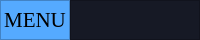
     <widget class="QFrame" name="Top_Bar">
      <property name="minimumSize">
       <size>
        <width>0</width>
        <height>0</height>
       </size>
      </property>
      <property name="maximumSize">
       <size>
        <width>16777215</width>
        <height>40</height>
       </size>
      </property>
      <property name="styleSheet">
       <string notr="true">background-color: rgb(35, 35, 35);</string>
      </property>
      <property name="frameShape">
       <enum>QFrame::NoFrame</enum>
      </property>
      <property name="frameShadow">
       <enum>QFrame::Raised</enum>
      </property>
      <layout class="QHBoxLayout" name="horizontalLayout">
       <property name="spacing">
        <number>0</number>
       </property>
       <property name="leftMargin">
        <number>0</number>
       </property>
       <property name="topMargin">
        <number>0</number>
       </property>
       <property name="rightMargin">
        <number>0</number>
       </property>
       <property name="bottomMargin">
        <number>0</number>
       </property>
       <item>
        <widget class="QFrame" name="frameToogle">
         <property name="minimumSize">
          <size>
           <width>70</width>
           <height>40</height>
          </size>
         </property>
         <property name="maximumSize">
          <size>
           <width>70</width>
           <height>40</height>
          </size>
         </property>
         <property name="styleSheet">
          <string notr="true">background-color: rgb(85, 170, 255);</string>
         </property>
         <property name="frameShape">
          <enum>QFrame::StyledPanel</enum>
         </property>
         <property name="frameShadow">
          <enum>QFrame::Raised</enum>
         </property>
         <layout class="QVBoxLayout" name="verticalLayout_2">
          <property name="spacing">
           <number>0</number>
          </property>
          <property name="leftMargin">
           <number>0</number>
          </property>
          <property name="topMargin">
           <number>0</number>
          </property>
          <property name="rightMargin">
           <number>0</number>
          </property>
          <property name="bottomMargin">
           <number>0</number>
          </property>
          <item>
           <widget class="QLabel" name="label_2">
            <property name="font">
             <font>
              <family>Times New Roman</family>
              <pointsize>16</pointsize>
              <weight>50</weight>
              <bold>false</bold>
             </font>
            </property>
            <property name="text">
             <string>MENU</string>
            </property>
            <property name="alignment">
             <set>Qt::AlignCenter</set>
            </property>
           </widget>
          </item>
         </layout>
        </widget>
       </item>
       <item>
        <widget class="QFrame" name="frame_top">
         <property name="styleSheet">
          <string notr="true">background-color: rgb(22, 25, 37)/* rgb(144, 12, 63)*/</string>
         </property>
         <property name="frameShape">
          <enum>QFrame::StyledPanel</enum>
         </property>
         <property name="frameShadow">
          <enum>QFrame::Raised</enum>
         </property>
         <widget class="QPushButton" name="btn_max">
          <property name="geometry">
           <rect>
            <x>1620</x>
            <y>10</y>
            <width>17</width>
            <height>17</height>
           </rect>
          </property>
          <property name="minimumSize">
           <size>
            <width>15</width>
            <height>15</height>
           </size>
          </property>
          <property name="maximumSize">
           <size>
            <width>17</width>
            <height>17</height>
           </size>
          </property>
          <property name="styleSheet">
           <string notr="true">QPushButton{
	border: none;
	border-radius: 6px;
	background-color: rgb(85, 255, 127);
}

QPushButton:hover{	
	background-color: rgba(85, 255, 127, 183);
}</string>
          </property>
          <property name="text">
           <string/>
          </property>
         </widget>
         <widget class="QPushButton" name="btn_close">
          <property name="geometry">
           <rect>
            <x>1657</x>
            <y>11</y>
            <width>40</width>
            <height>17</height>
           </rect>
          </property>
          <property name="minimumSize">
           <size>
            <width>40</width>
            <height>15</height>
           </size>
          </property>
          <property name="maximumSize">
           <size>
            <width>17</width>
            <height>17</height>
           </size>
          </property>
          <property name="styleSheet">
           <string notr="true">QPushButton{
	border: none;
	border-radius: 6px;
	background-color: rgb(255, 0, 0)
}

QPushButton:hover{	
	background-color: rgba(255,0,0, 183);
}</string>
          </property>
          <property name="text">
           <string/>
          </property>
         </widget>
        </widget>
       </item>
      </layout>
     </widget>
